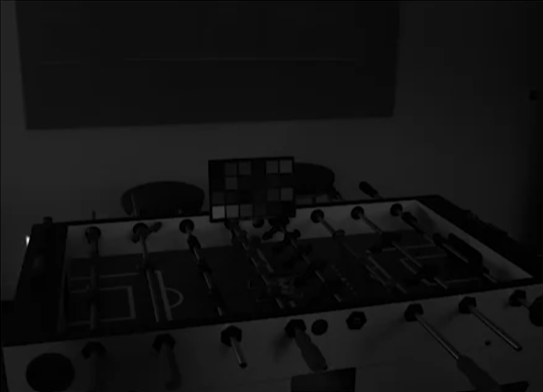
%> input picture Practical 5/5C/foosball.png, 543 x 392 px
$ octave P10B.m   (GNU Octave 9; MATLAB toolbox functions it lacks are replaced by stand-ins)
%> lines starting %> are read from the running program, lines starting %| are printed output that depends on the picture
%{
Practical 10-B
Write a MATLAB program to perform histogram equalisation without using
in-built functions.
Use the file 'foosball.png'.
%}

clc;
clear;
close all;

i = imread("foosball.png");
%> i is the input picture: size 392x543x3 uint8; min 0, max 235, mean 17.8

if size(i, 3) == 3
    i = rgb2gray(i);
%> i: size 392x543 uint8
end

[counts, ~] = imhist(i);
%> counts = 256 values, max 14570 at index 15, min 0 at index 64, mean 831.5
numPixels = sum(counts);
%> numPixels = 212856
pdf = counts / numPixels;
%> pdf = 256 values, max 0.0685 at index 15, min 0 at index 64, mean 0.00391

cdf = cumsum(pdf);
%> cdf = 256 values from 0.00821 to 1
cdf = cdf * 255;
%> cdf = 256 values from 2.09 to 255

equalizedImage = uint8(zeros(size(i)));
for pixelValue = 0:255
    equalizedImage(i == pixelValue) = cdf(pixelValue + 1);
end
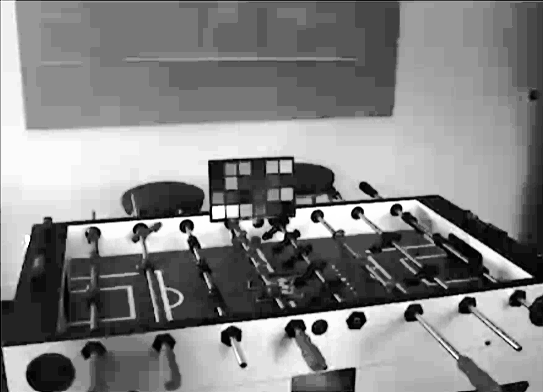
%> equalizedImage: size 392x543 uint8; min 2, max 255, mean 131.7

figure;
subplot(2,2,1);
imshow(i);
title('Original Image');

subplot(2,2,2);
imhist(i);
title('Original Histogram');

subplot(2,2,3);
imshow(equalizedImage);
title('Equalized Image');

subplot(2,2,4);
imhist(equalizedImage);
title('Equalized Histogram');
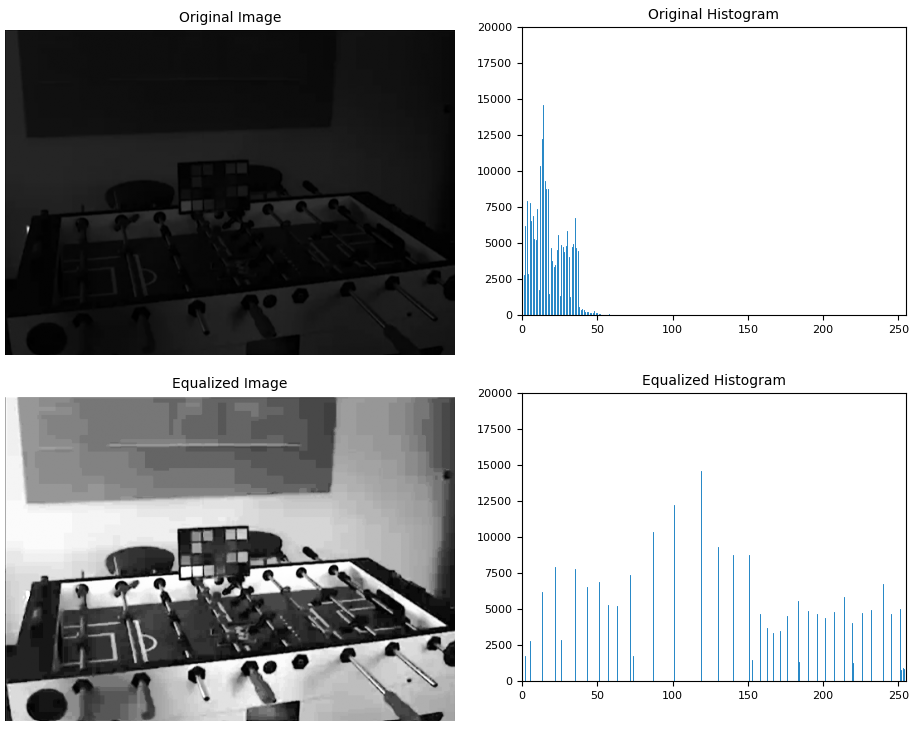
%> figure redrawn from the program's plot data, 4 panels
